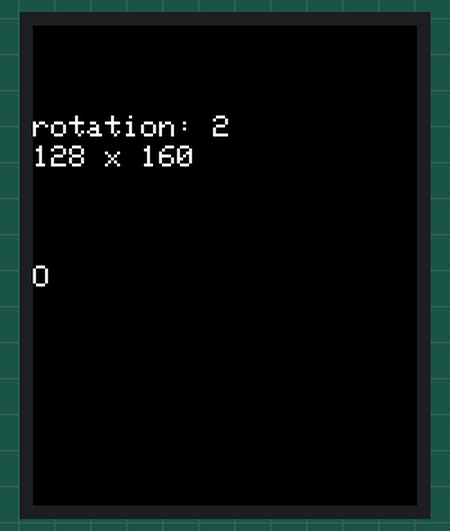
The sketch below on a simulated Arduino Uno, built with avr-gcc and run on an emulated ATmega328P. Parts: 128×160 colour display. What the sketch prints to the serial monitor is not drawn.

Above: at 4.2 s.
At 6.2 s:
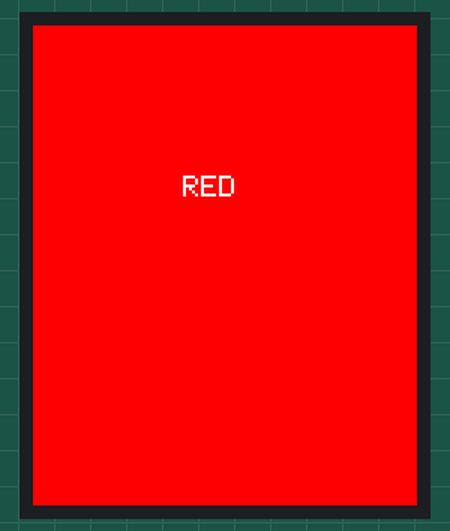
At 7.3 s:
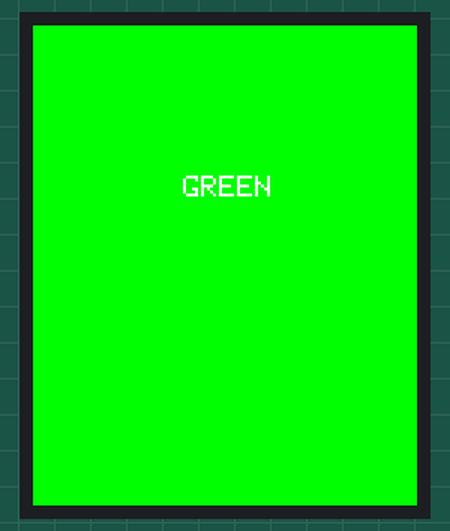
At 8.3 s:
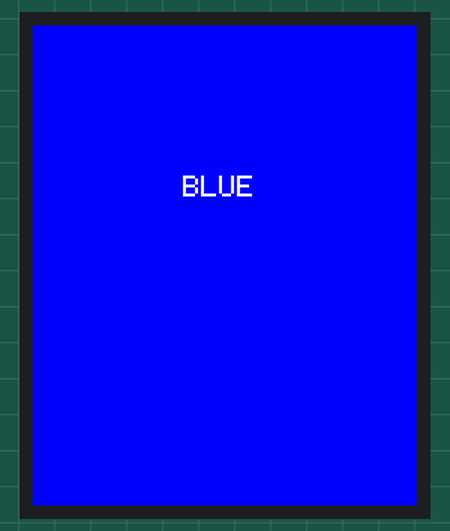
At 21.96 s:
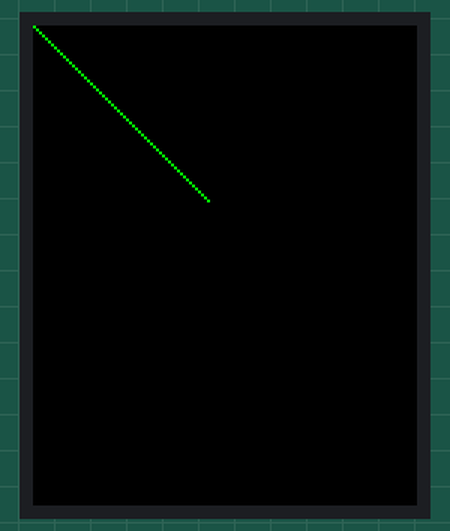
At 35.7 s:
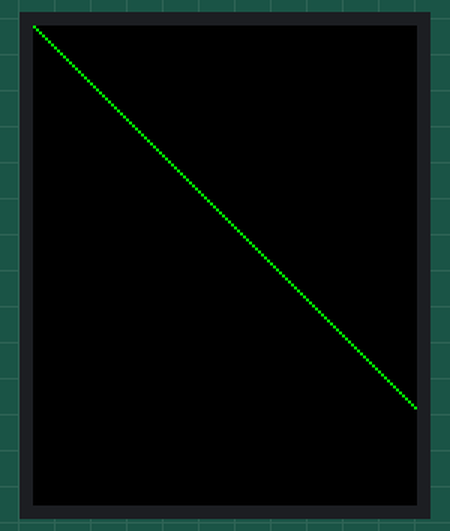

Measured:
- what the display in image 0 shows lasts 2.0 s, from 4.2 s to 6.2 s
- what the display in image 1 shows lasts 1.0 s, from 6.2 s to 7.2 s

The sketch:

Maze_game_ST7735_Display.ino
```cpp
#define TFT_CS        10 // Hallowing display control pins: chip select
#define TFT_RST       8 // Display reset
#define TFT_DC        9 // Display data/command select
#define TFT_BACKLIGHT  12
#define TFT_MOSI 11   //Data out
#define TFT_SCLK 13  // Clock out


/***************************************************
 * nano RP2040 Connect exercise
 * + ST7745/SD
 *
 * On Arduino nanp RP2040 Connect:
 * (CIPO/MISO)  - D12
 * (COPI/MOSI)  - D11
 * (SCK)        - D13
 * (CS/SS) - Any GPIO (except for A6/A7
 *
 * This example drive ST7735 SPI and SD using hardware SPI
 *
 * TFT_ST7735 nano RP2040 Connect
 * ------------------------------
 * VCC        3V3
 * GND        GND
 * CS         10
 * RESET      9
 * A0(DC)     8
 * SDA        11
 * SCK        13
 * LED        3V3
 *
 ****************************************************/

#include <Adafruit_GFX.h>
#include <Adafruit_ST7735.h>
#include <SD.h>
#include <SPI.h>


Adafruit_ST7735 tft_ST7735 = Adafruit_ST7735(TFT_CS, TFT_DC, TFT_RST);
int x= 0;
int y=0;
void setup(void) {
  delay(1000);
  Serial.begin(115200);
  delay(1000);
  Serial.println("=====================");
  Serial.println("- setup() -");
  tft_ST7735.initR(128*160); //INITR_BLACKTAB
  Serial.println("tft: "
                  + String(tft_ST7735.width()) + " : "
                  + String(tft_ST7735.height()));

  tft_ST7735.fillScreen(ST7735_BLACK);
  tft_ST7735.setTextWrap(true);
  tft_ST7735.setTextColor(ST77XX_WHITE);
   tft_ST7735.setRotation(2);
  tft_ST7735.setCursor(0, 80);
  tft_ST7735.print("O");
  tft_ST7735.println("\n");

  //----------------------------------------
  delay(2000);


  tft_ST7735.setCursor(0, 30);
  tft_ST7735.print("rotation: " + String(tft_ST7735.getRotation()));
  tft_ST7735.setCursor(0, 40);
  tft_ST7735.print(String(tft_ST7735.width()) + " x " + String(tft_ST7735.height()));

  delay(2000);

  tft_ST7735.fillScreen(ST77XX_RED);
  tft_ST7735.setCursor(50, 50);
  tft_ST7735.print("RED");
  delay(1000);
  tft_ST7735.fillScreen(ST77XX_GREEN);
  tft_ST7735.setCursor(50, 50);
  tft_ST7735.print("GREEN");
  delay(1000);
  tft_ST7735.fillScreen(ST77XX_BLUE);
  tft_ST7735.setCursor(50, 50);
  tft_ST7735.print("BLUE");
  delay(1000);

  delay(1000);

  //----------------------------------------

  Serial.println("\n- End of setup() -\n");
  tft_ST7735.fillScreen(ST7735_BLACK);
}


void loop() {


  tft_ST7735.drawPixel(x, y,ST77XX_GREEN);
  if (x<128){
    x++;
  }
  if (y<160){
    y++;
  }

  delay(200);

}
```
